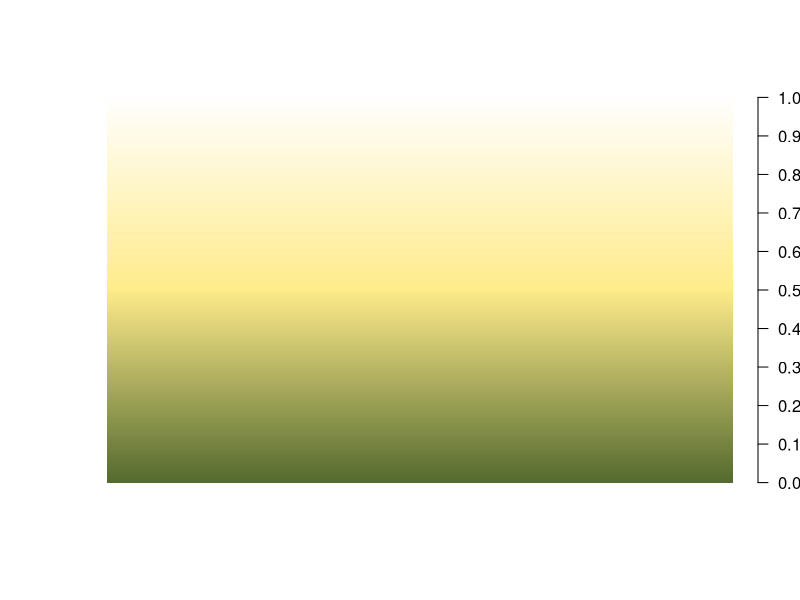

R code for this plot:
color.bar <- function(lut, min, max=-min, nticks=11, ticks=seq(min, max, len=nticks), title='') {
  scale = (length(lut)-1)/(max-min)
  
  dev.new(width=1.75, height=5)
  plot(c(0,10), c(min,max), type='n', bty='n', xaxt='n', xlab='', yaxt='n', ylab='', main=title)
  axis(4, ticks, las=1)
  for (i in 1:(length(lut)-1)) {
    y = (i-1)/scale + min
    rect(0,y,10,y+1/scale, col=lut[i], border=NA)
  }
}

color.bar(colorRampPalette(c( "darkolivegreen", "lightgoldenrod1", "white"))(200), 0, max=1)
